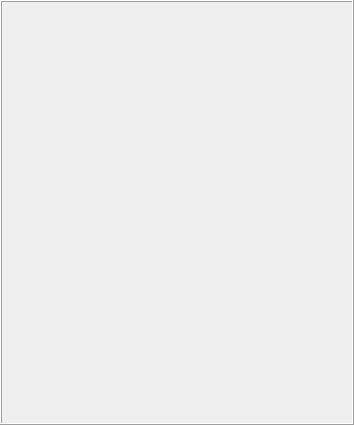
<?xml version="1.0" encoding="UTF-8"?>
<ui version="4.0">
 <class>TeamCreate</class>
 <widget class="QWidget" name="TeamCreate">
  <property name="geometry">
   <rect>
    <x>0</x>
    <y>0</y>
    <width>354</width>
    <height>425</height>
   </rect>
  </property>
  <property name="windowTitle">
   <string>Form</string>
  </property>
  <layout class="QGridLayout" name="gridLayout_6">
   <property name="margin">
    <number>0</number>
   </property>
   <property name="spacing">
    <number>0</number>
   </property>
   <item row="0" column="0">
    <widget class="QStackedWidget" name="mainStackedWidget">
     <property name="frameShadow">
      <enum>QFrame::Raised</enum>
     </property>
     <property name="currentIndex">
      <number>0</number>
     </property>
     <widget class="QWidget" name="mainEmptyPage">
      <layout class="QGridLayout" name="gridLayout_15">
       <property name="margin">
        <number>0</number>
       </property>
       <item row="0" column="0">
        <widget class="QFrame" name="frame_2">
         <property name="frameShape">
          <enum>QFrame::Box</enum>
         </property>
         <property name="frameShadow">
          <enum>QFrame::Raised</enum>
         </property>
        </widget>
       </item>
      </layout>
     </widget>
     <widget class="QWidget" name="publishPage">
      <layout class="QGridLayout" name="gridLayout_16">
       <property name="margin">
        <number>0</number>
       </property>
       <property name="spacing">
        <number>4</number>
       </property>
       <item row="0" column="0">
        <widget class="QFrame" name="frame_3">
         <property name="frameShape">
          <enum>QFrame::Box</enum>
         </property>
         <property name="frameShadow">
          <enum>QFrame::Raised</enum>
         </property>
         <layout class="QGridLayout" name="gridLayout_2">
          <property name="leftMargin">
           <number>6</number>
          </property>
          <property name="topMargin">
           <number>4</number>
          </property>
          <property name="rightMargin">
           <number>6</number>
          </property>
          <property name="bottomMargin">
           <number>4</number>
          </property>
          <property name="spacing">
           <number>4</number>
          </property>
          <item row="0" column="0">
           <layout class="QVBoxLayout" name="verticalLayout_3">
            <item>
             <spacer name="verticalSpacer_4">
              <property name="orientation">
               <enum>Qt::Vertical</enum>
              </property>
              <property name="sizeHint" stdset="0">
               <size>
                <width>20</width>
                <height>40</height>
               </size>
              </property>
             </spacer>
            </item>
            <item>
             <widget class="QLabel" name="publishMessageLabel">
              <property name="text">
               <string>Publish and enable Team Create to build this place together with your friends.</string>
              </property>
              <property name="alignment">
               <set>Qt::AlignCenter</set>
              </property>
              <property name="wordWrap">
               <bool>true</bool>
              </property>
             </widget>
            </item>
            <item>
             <spacer name="verticalSpacer_5">
              <property name="orientation">
               <enum>Qt::Vertical</enum>
              </property>
              <property name="sizeType">
               <enum>QSizePolicy::Fixed</enum>
              </property>
              <property name="sizeHint" stdset="0">
               <size>
                <width>20</width>
                <height>13</height>
               </size>
              </property>
             </spacer>
            </item>
            <item>
             <layout class="QHBoxLayout" name="horizontalLayout_2">
              <item>
               <spacer name="horizontalSpacer_4">
                <property name="orientation">
                 <enum>Qt::Horizontal</enum>
                </property>
                <property name="sizeHint" stdset="0">
                 <size>
                  <width>40</width>
                  <height>20</height>
                 </size>
                </property>
               </spacer>
              </item>
              <item>
               <widget class="QPushButton" name="publishButton">
                <property name="text">
                 <string>Publish</string>
                </property>
                <property name="styleSheet">
                  <string notr="true">background-color: #02b757;
                    color: rgb(255, 255, 255);
                  </string>
                </property>
               </widget>
              </item>
              <item>
               <spacer name="horizontalSpacer_5">
                <property name="orientation">
                 <enum>Qt::Horizontal</enum>
                </property>
                <property name="sizeHint" stdset="0">
                 <size>
                  <width>40</width>
                  <height>20</height>
                 </size>
                </property>
               </spacer>
              </item>
             </layout>
            </item>
            <item>
             <spacer name="verticalSpacer_6">
              <property name="orientation">
               <enum>Qt::Vertical</enum>
              </property>
              <property name="sizeHint" stdset="0">
               <size>
                <width>20</width>
                <height>40</height>
               </size>
              </property>
             </spacer>
            </item>
           </layout>
          </item>
         </layout>
        </widget>
       </item>
      </layout>
     </widget>
     <widget class="QWidget" name="publishingMessagePage">
      <layout class="QGridLayout" name="gridLayout_19">
       <property name="margin">
        <number>0</number>
       </property>
       <property name="spacing">
        <number>4</number>
       </property>
       <item row="0" column="0">
        <widget class="QFrame" name="frame_5">
         <property name="frameShape">
          <enum>QFrame::Box</enum>
         </property>
         <property name="frameShadow">
          <enum>QFrame::Raised</enum>
         </property>
         <layout class="QGridLayout" name="gridLayout_18">
          <property name="margin">
           <number>4</number>
          </property>
          <property name="spacing">
           <number>4</number>
          </property>
          <item row="0" column="0">
           <layout class="QVBoxLayout" name="verticalLayout_11">
            <property name="leftMargin">
             <number>4</number>
            </property>
            <property name="rightMargin">
             <number>4</number>
            </property>
            <item>
             <spacer name="verticalSpacer_22">
              <property name="orientation">
               <enum>Qt::Vertical</enum>
              </property>
              <property name="sizeHint" stdset="0">
               <size>
                <width>20</width>
                <height>40</height>
               </size>
              </property>
             </spacer>
            </item>
            <item>
             <widget class="QLabel" name="publishingMessageLabel">
              <property name="text">
               <string>Publishing current place...</string>
              </property>
              <property name="alignment">
               <set>Qt::AlignCenter</set>
              </property>
              <property name="wordWrap">
               <bool>true</bool>
              </property>
             </widget>
            </item>
            <item>
             <spacer name="verticalSpacer_23">
              <property name="orientation">
               <enum>Qt::Vertical</enum>
              </property>
              <property name="sizeHint" stdset="0">
               <size>
                <width>20</width>
                <height>40</height>
               </size>
              </property>
             </spacer>
            </item>
           </layout>
          </item>
         </layout>
        </widget>
       </item>
      </layout>
     </widget>
     <widget class="QWidget" name="optionsPage">
      <layout class="QGridLayout" name="gridLayout_3">
       <property name="margin">
        <number>0</number>
       </property>
       <property name="spacing">
        <number>4</number>
       </property>
       <item row="0" column="0">
        <layout class="QVBoxLayout" name="verticalLayout">
         <property name="spacing">
          <number>0</number>
         </property>
         <item>
          <widget class="QStackedWidget" name="optionsStackedWidget">
           <property name="frameShape">
            <enum>QFrame::NoFrame</enum>
           </property>
           <property name="frameShadow">
            <enum>QFrame::Plain</enum>
           </property>
           <property name="currentIndex">
            <number>1</number>
           </property>
           <widget class="QWidget" name="loginPage">
            <layout class="QGridLayout" name="gridLayout_14">
             <property name="margin">
              <number>0</number>
             </property>
             <property name="spacing">
              <number>4</number>
             </property>
             <item row="0" column="0">
              <widget class="QFrame" name="frame">
               <property name="frameShape">
                <enum>QFrame::Box</enum>
               </property>
               <property name="frameShadow">
                <enum>QFrame::Raised</enum>
               </property>
               <layout class="QGridLayout" name="gridLayout_4">
                <property name="margin">
                 <number>4</number>
                </property>
                <property name="spacing">
                 <number>0</number>
                </property>
                <item row="0" column="0">
                 <layout class="QVBoxLayout" name="verticalLayout_2">
                  <property name="spacing">
                   <number>4</number>
                  </property>
                  <item>
                   <spacer name="verticalSpacer">
                    <property name="orientation">
                     <enum>Qt::Vertical</enum>
                    </property>
                    <property name="sizeHint" stdset="0">
                     <size>
                      <width>20</width>
                      <height>40</height>
                     </size>
                    </property>
                   </spacer>
                  </item>
                  <item>
                   <widget class="QLabel" name="loginMessageLabel">
                    <property name="text">
                     <string>Log in to enable Team Create options for your place.</string>
                    </property>
                    <property name="alignment">
                     <set>Qt::AlignCenter</set>
                    </property>
                    <property name="wordWrap">
                     <bool>true</bool>
                    </property>
                   </widget>
                  </item>
                  <item>
                   <spacer name="verticalSpacer_3">
                    <property name="orientation">
                     <enum>Qt::Vertical</enum>
                    </property>
                    <property name="sizeType">
                     <enum>QSizePolicy::Fixed</enum>
                    </property>
                    <property name="sizeHint" stdset="0">
                     <size>
                      <width>20</width>
                      <height>13</height>
                     </size>
                    </property>
                   </spacer>
                  </item>
                  <item>
                   <layout class="QHBoxLayout" name="horizontalLayout">
                    <item>
                     <spacer name="horizontalSpacer_2">
                      <property name="orientation">
                       <enum>Qt::Horizontal</enum>
                      </property>
                      <property name="sizeHint" stdset="0">
                       <size>
                        <width>40</width>
                        <height>20</height>
                       </size>
                      </property>
                     </spacer>
                    </item>
                    <item>
                     <widget class="QPushButton" name="loginButton">
                      <property name="text">
                       <string>Log In</string>
                      </property>
                      <property name="styleSheet">
                        <string notr="true"> background-color: #02b757;
                          color: rgb(255, 255, 255);
                        </string>
                      </property>
                     </widget>
                    </item>
                    <item>
                     <spacer name="horizontalSpacer_3">
                      <property name="orientation">
                       <enum>Qt::Horizontal</enum>
                      </property>
                      <property name="sizeHint" stdset="0">
                       <size>
                        <width>40</width>
                        <height>20</height>
                       </size>
                      </property>
                     </spacer>
                    </item>
                   </layout>
                  </item>
                  <item>
                   <spacer name="verticalSpacer_2">
                    <property name="orientation">
                     <enum>Qt::Vertical</enum>
                    </property>
                    <property name="sizeHint" stdset="0">
                     <size>
                      <width>20</width>
                      <height>40</height>
                     </size>
                    </property>
                   </spacer>
                  </item>
                 </layout>
                </item>
               </layout>
              </widget>
             </item>
            </layout>
           </widget>
           <widget class="QWidget" name="userPlaceOptionsPage">
            <layout class="QGridLayout" name="gridLayout_8">
             <property name="margin">
              <number>0</number>
             </property>
             <property name="spacing">
              <number>4</number>
             </property>
             <item row="0" column="0">
              <layout class="QVBoxLayout" name="verticalLayout_6">
               <property name="spacing">
                <number>4</number>
               </property>
               <item>
                <widget class="QLineEdit" name="friendsInviteEdit">
                 <property name="placeholderText">
                  <string>Invite a friend</string>
                 </property>
                </widget>
               </item>
               <item>
                <widget class="QStackedWidget" name="userPlaceStackedWidget">
                 <property name="frameShape">
                  <enum>QFrame::Box</enum>
                 </property>
                 <property name="frameShadow">
                  <enum>QFrame::Raised</enum>
                 </property>
                 <property name="currentIndex">
                  <number>0</number>
                 </property>
                 <widget class="QWidget" name="userPlaceTurnOnPage">
                  <layout class="QGridLayout" name="gridLayout_7">
                   <item row="0" column="0">
                    <layout class="QVBoxLayout" name="verticalLayout_5">
                     <item>
                      <spacer name="verticalSpacer_11">
                       <property name="orientation">
                        <enum>Qt::Vertical</enum>
                       </property>
                       <property name="sizeHint" stdset="0">
                        <size>
                         <width>20</width>
                         <height>40</height>
                        </size>
                       </property>
                      </spacer>
                     </item>
                     <item>
                      <widget class="QLabel" name="userPlaceTurnOnLabel">
                       <property name="text">
                        <string>Edit your place with friends, see the updates instantly.</string>
                       </property>
                       <property name="alignment">
                        <set>Qt::AlignCenter</set>
                       </property>
                       <property name="wordWrap">
                        <bool>true</bool>
                       </property>
                      </widget>
                     </item>
                     <item>
                      <spacer name="verticalSpacer_10">
                       <property name="orientation">
                        <enum>Qt::Vertical</enum>
                       </property>
                       <property name="sizeType">
                        <enum>QSizePolicy::Fixed</enum>
                       </property>
                       <property name="sizeHint" stdset="0">
                        <size>
                         <width>20</width>
                         <height>10</height>
                        </size>
                       </property>
                      </spacer>
                     </item>
                     <item>
                      <layout class="QHBoxLayout" name="horizontalLayout_4">
                       <item>
                        <spacer name="horizontalSpacer_9">
                         <property name="orientation">
                          <enum>Qt::Horizontal</enum>
                         </property>
                         <property name="sizeHint" stdset="0">
                          <size>
                           <width>40</width>
                           <height>20</height>
                          </size>
                         </property>
                        </spacer>
                       </item>
                       <item>
                        <widget class="QPushButton" name="userPlaceTurnOnButton">
                         <property name="text">
                          <string>Turn ON</string>
                         </property>
                        <property name="styleSheet">
                          <string notr="true">background-color: #02b757;
                            color: rgb(255, 255, 255);
                          </string>
                        </property>
                        </widget>
                       </item>
                       <item>
                        <spacer name="horizontalSpacer_10">
                         <property name="orientation">
                          <enum>Qt::Horizontal</enum>
                         </property>
                         <property name="sizeHint" stdset="0">
                          <size>
                           <width>40</width>
                           <height>20</height>
                          </size>
                         </property>
                        </spacer>
                       </item>
                      </layout>
                     </item>
                     <item>
                      <spacer name="verticalSpacer_12">
                       <property name="orientation">
                        <enum>Qt::Vertical</enum>
                       </property>
                       <property name="sizeHint" stdset="0">
                        <size>
                         <width>20</width>
                         <height>40</height>
                        </size>
                       </property>
                      </spacer>
                     </item>
                    </layout>
                   </item>
                  </layout>
                 </widget>
                 <widget class="QWidget" name="userPlaceSaveMessagePage">
                  <layout class="QGridLayout" name="gridLayout_9">
                   <item row="0" column="0">
                    <layout class="QVBoxLayout" name="verticalLayout_7">
                     <item>
                      <spacer name="verticalSpacer_13">
                       <property name="orientation">
                        <enum>Qt::Vertical</enum>
                       </property>
                       <property name="sizeHint" stdset="0">
                        <size>
                         <width>20</width>
                         <height>40</height>
                        </size>
                       </property>
                      </spacer>
                     </item>
                     <item>
                      <widget class="QLabel" name="userPlaceSaveMessageLabel">
                       <property name="text">
                        <string>Saving latest updates and enabling Team Create...</string>
                       </property>
                       <property name="alignment">
                        <set>Qt::AlignCenter</set>
                       </property>
                       <property name="wordWrap">
                        <bool>true</bool>
                       </property>
                      </widget>
                     </item>
                     <item>
                      <spacer name="verticalSpacer_14">
                       <property name="orientation">
                        <enum>Qt::Vertical</enum>
                       </property>
                       <property name="sizeHint" stdset="0">
                        <size>
                         <width>20</width>
                         <height>40</height>
                        </size>
                       </property>
                      </spacer>
                     </item>
                    </layout>
                   </item>
                  </layout>
                 </widget>
                 <widget class="QWidget" name="userPlaceCreatorsListPage"/>
                </widget>
               </item>
              </layout>
             </item>
            </layout>
           </widget>
           <widget class="QWidget" name="groupPlaceOptionsPage">
            <layout class="QGridLayout" name="gridLayout_11">
             <property name="margin">
              <number>0</number>
             </property>
             <item row="0" column="0">
              <widget class="QStackedWidget" name="groupPlaceStackedWidget">
               <property name="frameShape">
                <enum>QFrame::Box</enum>
               </property>
               <property name="frameShadow">
                <enum>QFrame::Raised</enum>
               </property>
               <property name="currentIndex">
                <number>0</number>
               </property>
               <widget class="QWidget" name="groupPlaceTurnOnPage">
                <layout class="QGridLayout" name="gridLayout_10">
                 <item row="0" column="0">
                  <layout class="QVBoxLayout" name="verticalLayout_8">
                   <item>
                    <spacer name="verticalSpacer_16">
                     <property name="orientation">
                      <enum>Qt::Vertical</enum>
                     </property>
                     <property name="sizeHint" stdset="0">
                      <size>
                       <width>20</width>
                       <height>40</height>
                      </size>
                     </property>
                    </spacer>
                   </item>
                   <item>
                    <widget class="QLabel" name="groupPlaceTurnOnMessageLabel">
                     <property name="text">
                      <string>Enable Team Create: edit your place together, see updates instantly.</string>
                     </property>
                     <property name="alignment">
                      <set>Qt::AlignCenter</set>
                     </property>
                     <property name="wordWrap">
                      <bool>true</bool>
                     </property>
                    </widget>
                   </item>
                   <item>
                    <spacer name="verticalSpacer_15">
                     <property name="orientation">
                      <enum>Qt::Vertical</enum>
                     </property>
                     <property name="sizeType">
                      <enum>QSizePolicy::Fixed</enum>
                     </property>
                     <property name="sizeHint" stdset="0">
                      <size>
                       <width>20</width>
                       <height>10</height>
                      </size>
                     </property>
                    </spacer>
                   </item>
                   <item>
                    <layout class="QHBoxLayout" name="horizontalLayout_5">
                     <item>
                      <spacer name="horizontalSpacer_11">
                       <property name="orientation">
                        <enum>Qt::Horizontal</enum>
                       </property>
                       <property name="sizeHint" stdset="0">
                        <size>
                         <width>40</width>
                         <height>20</height>
                        </size>
                       </property>
                      </spacer>
                     </item>
                     <item>
                      <widget class="QPushButton" name="groupPlaceTurnOnButton">
                       <property name="text">
                        <string>Turn ON</string>
                       </property>
                      </widget>
                     </item>
                     <item>
                      <spacer name="horizontalSpacer_12">
                       <property name="orientation">
                        <enum>Qt::Horizontal</enum>
                       </property>
                       <property name="sizeHint" stdset="0">
                        <size>
                         <width>40</width>
                         <height>20</height>
                        </size>
                       </property>
                      </spacer>
                     </item>
                    </layout>
                   </item>
                   <item>
                    <spacer name="verticalSpacer_17">
                     <property name="orientation">
                      <enum>Qt::Vertical</enum>
                     </property>
                     <property name="sizeHint" stdset="0">
                      <size>
                       <width>20</width>
                       <height>40</height>
                      </size>
                     </property>
                    </spacer>
                   </item>
                  </layout>
                 </item>
                </layout>
               </widget>
               <widget class="QWidget" name="groupPlaceNonAdminPage">
                <layout class="QGridLayout" name="gridLayout_12">
                 <item row="0" column="0">
                  <layout class="QVBoxLayout" name="verticalLayout_9">
                   <item>
                    <spacer name="verticalSpacer_18">
                     <property name="orientation">
                      <enum>Qt::Vertical</enum>
                     </property>
                     <property name="sizeHint" stdset="0">
                      <size>
                       <width>20</width>
                       <height>40</height>
                      </size>
                     </property>
                    </spacer>
                   </item>
                   <item>
                    <widget class="QLabel" name="groupPlaceNonAdminMessage">
                     <property name="text">
                      <string>Members of your group can work together, see updates instantly. Contact your admin to enable Team Create.</string>
                     </property>
                     <property name="alignment">
                      <set>Qt::AlignCenter</set>
                     </property>
                     <property name="wordWrap">
                      <bool>true</bool>
                     </property>
                    </widget>
                   </item>
                   <item>
                    <spacer name="verticalSpacer_19">
                     <property name="orientation">
                      <enum>Qt::Vertical</enum>
                     </property>
                     <property name="sizeHint" stdset="0">
                      <size>
                       <width>20</width>
                       <height>40</height>
                      </size>
                     </property>
                    </spacer>
                   </item>
                  </layout>
                 </item>
                </layout>
               </widget>
               <widget class="QWidget" name="groupPlaceSaveMessagePage">
                <layout class="QGridLayout" name="gridLayout_13">
                 <item row="0" column="0">
                  <layout class="QVBoxLayout" name="verticalLayout_10">
                   <item>
                    <spacer name="verticalSpacer_20">
                     <property name="orientation">
                      <enum>Qt::Vertical</enum>
                     </property>
                     <property name="sizeHint" stdset="0">
                      <size>
                       <width>20</width>
                       <height>40</height>
                      </size>
                     </property>
                    </spacer>
                   </item>
                   <item>
                    <widget class="QLabel" name="groupPlaceSaveMessageLabel">
                     <property name="text">
                      <string>Saving latest updates and enabling Team Create...</string>
                     </property>
                     <property name="alignment">
                      <set>Qt::AlignCenter</set>
                     </property>
                     <property name="wordWrap">
                      <bool>true</bool>
                     </property>
                    </widget>
                   </item>
                   <item>
                    <spacer name="verticalSpacer_21">
                     <property name="orientation">
                      <enum>Qt::Vertical</enum>
                     </property>
                     <property name="sizeHint" stdset="0">
                      <size>
                       <width>20</width>
                       <height>40</height>
                      </size>
                     </property>
                    </spacer>
                   </item>
                  </layout>
                 </item>
                </layout>
               </widget>
               <widget class="QWidget" name="groupPlaceCreatorsListPage"/>
              </widget>
             </item>
            </layout>
           </widget>
          </widget>
         </item>
         <item>
          <widget class="QFrame" name="bottomBarFrame">
           <property name="sizePolicy">
            <sizepolicy hsizetype="Preferred" vsizetype="Fixed">
             <horstretch>0</horstretch>
             <verstretch>0</verstretch>
            </sizepolicy>
           </property>
           <property name="minimumSize">
            <size>
             <width>0</width>
             <height>20</height>
            </size>
           </property>
           <property name="maximumSize">
            <size>
             <width>16777215</width>
             <height>20</height>
            </size>
           </property>
           <property name="styleSheet">
            <string notr="true">background-color: #e6e6e6;</string>
           </property>
           <property name="frameShape">
            <enum>QFrame::Box</enum>
           </property>
           <property name="frameShadow">
            <enum>QFrame::Raised</enum>
           </property>
           <layout class="QGridLayout" name="gridLayout">
            <property name="leftMargin">
             <number>4</number>
            </property>
            <property name="topMargin">
             <number>0</number>
            </property>
            <property name="rightMargin">
             <number>4</number>
            </property>
            <property name="bottomMargin">
             <number>0</number>
            </property>
            <property name="spacing">
             <number>0</number>
            </property>
            <item row="0" column="0">
             <spacer name="horizontalSpacer">
              <property name="orientation">
               <enum>Qt::Horizontal</enum>
              </property>
              <property name="sizeHint" stdset="0">
               <size>
                <width>275</width>
                <height>15</height>
               </size>
              </property>
             </spacer>
            </item>
            <item row="0" column="1">
             <widget class="QPushButton" name="bottomMoreButton">
              <property name="sizePolicy">
               <sizepolicy hsizetype="Fixed" vsizetype="Fixed">
                <horstretch>0</horstretch>
                <verstretch>0</verstretch>
               </sizepolicy>
              </property>
              <property name="minimumSize">
               <size>
                <width>18</width>
                <height>18</height>
               </size>
              </property>
              <property name="maximumSize">
               <size>
                <width>18</width>
                <height>18</height>
               </size>
              </property>
              <property name="text">
               <string/>
              </property>
              <property name="icon">
               <iconset resource="RobloxStudio.qrc">
                <normaloff>:/16x16/images/Studio 2.0 icons/16x16/team_create_more.png</normaloff>:/16x16/images/Studio 2.0 icons/16x16/team_create_more.png</iconset>
              </property>
              <property name="iconSize">
               <size>
                <width>16</width>
                <height>16</height>
               </size>
              </property>
              <property name="flat">
               <bool>true</bool>
              </property>
             </widget>
            </item>
           </layout>
          </widget>
         </item>
        </layout>
       </item>
      </layout>
     </widget>
     <widget class="QWidget" name="userRemoveConfirmPage">
      <layout class="QGridLayout" name="gridLayout_17">
       <property name="margin">
        <number>0</number>
       </property>
       <property name="spacing">
        <number>4</number>
       </property>
       <item row="0" column="0">
        <widget class="QFrame" name="frame_4">
         <property name="frameShape">
          <enum>QFrame::Box</enum>
         </property>
         <property name="frameShadow">
          <enum>QFrame::Raised</enum>
         </property>
         <layout class="QGridLayout" name="gridLayout_5">
          <property name="margin">
           <number>4</number>
          </property>
          <property name="spacing">
           <number>4</number>
          </property>
          <item row="0" column="0">
           <layout class="QVBoxLayout" name="verticalLayout_4">
            <item>
             <spacer name="verticalSpacer_7">
              <property name="orientation">
               <enum>Qt::Vertical</enum>
              </property>
              <property name="sizeHint" stdset="0">
               <size>
                <width>20</width>
                <height>40</height>
               </size>
              </property>
             </spacer>
            </item>
            <item>
             <widget class="QLabel" name="userRemoveLabel">
              <property name="text">
               <string>Are you sure to remove?</string>
              </property>
              <property name="alignment">
               <set>Qt::AlignCenter</set>
              </property>
              <property name="wordWrap">
               <bool>true</bool>
              </property>
             </widget>
            </item>
            <item>
             <spacer name="verticalSpacer_9">
              <property name="orientation">
               <enum>Qt::Vertical</enum>
              </property>
              <property name="sizeType">
               <enum>QSizePolicy::Fixed</enum>
              </property>
              <property name="sizeHint" stdset="0">
               <size>
                <width>20</width>
                <height>13</height>
               </size>
              </property>
             </spacer>
            </item>
            <item>
             <layout class="QHBoxLayout" name="horizontalLayout_3">
              <item>
               <spacer name="horizontalSpacer_6">
                <property name="orientation">
                 <enum>Qt::Horizontal</enum>
                </property>
                <property name="sizeHint" stdset="0">
                 <size>
                  <width>40</width>
                  <height>20</height>
                 </size>
                </property>
               </spacer>
              </item>
              <item>
               <widget class="QPushButton" name="userRemoveButton">
                <property name="text">
                 <string>Remove</string>
                </property>
                <property name="styleSheet">
                  <string notr="true">background-color: #e2231a;
                    color: rgb(255, 255, 255);
                  </string>
                </property>
               </widget>
              </item>
              <item>
               <spacer name="horizontalSpacer_8">
                <property name="orientation">
                 <enum>Qt::Horizontal</enum>
                </property>
                <property name="sizeType">
                 <enum>QSizePolicy::Fixed</enum>
                </property>
                <property name="sizeHint" stdset="0">
                 <size>
                  <width>10</width>
                  <height>20</height>
                 </size>
                </property>
               </spacer>
              </item>
              <item>
               <widget class="QPushButton" name="userRemoveCancelButton">
                <property name="text">
                 <string>Cancel</string>
                </property>
               </widget>
              </item>
              <item>
               <spacer name="horizontalSpacer_7">
                <property name="orientation">
                 <enum>Qt::Horizontal</enum>
                </property>
                <property name="sizeHint" stdset="0">
                 <size>
                  <width>40</width>
                  <height>20</height>
                 </size>
                </property>
               </spacer>
              </item>
             </layout>
            </item>
            <item>
             <spacer name="verticalSpacer_8">
              <property name="orientation">
               <enum>Qt::Vertical</enum>
              </property>
              <property name="sizeHint" stdset="0">
               <size>
                <width>20</width>
                <height>40</height>
               </size>
              </property>
             </spacer>
            </item>
           </layout>
          </item>
         </layout>
        </widget>
       </item>
      </layout>
     </widget>
    </widget>
   </item>
  </layout>
 </widget>
 <resources>
  <include location="RobloxStudio.qrc"/>
 </resources>
 <connections/>
</ui>
